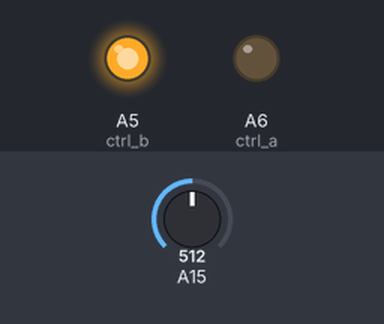
The sketch below on a simulated Arduino Mega 2560, built with avr-gcc and run on an emulated ATmega2560. Parts: output pins drawn as LEDs (lit = HIGH). The inputs (shaded band) are chosen by the test bench; at power-on: A15 = 512. What the sketch prints to the serial monitor is not drawn.

Above: at 0.1 s.
Timing chart, 0 to 1.6 s (numbered marks = the images above):
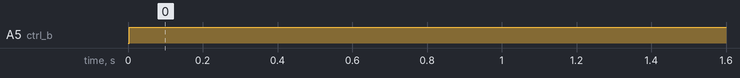

Measured:
- by itself, A5 (ctrl_b): LOW → HIGH at 0.00 s

The sketch:

lab1control.ino
```cpp
int ctrl_a=A6;
int ctrl_b=A5;
//int potval = A15;
float set=0;
float error=0;
float tot_err=0;
float integrate=0;
float preverror=0;
float potpos=0;
int fin_val;
float init_val;
float new_val;
int fin_val_n;            //motor no. 11

unsigned long start;
char startval;
float p = 20;
float i=0.3;
float d = 7;


void setup() {
  Serial.begin(9600);
  pinMode(ctrl_a,OUTPUT);
  pinMode(ctrl_b,OUTPUT);
  init_val = 0;
  init_val = float(analogRead(A15));
  init_val = (init_val*360.0)/1024;
  init_val = -0.916*init_val + 390.24;

  Serial.print("initial point ");
  Serial.println(init_val, DEC);

  fin_val = int(180+init_val);
  fin_val=(fin_val)%360;
  Serial.print("final point ");
  Serial.println(fin_val, DEC);
}

void loop() {

 new_val = float(analogRead(A15));
 new_val = (new_val*360.0)/1024;
 new_val = -0.916*new_val+390.25;
 Serial.print(millis());
 Serial.print('\t');
 Serial.print(new_val, DEC);


 error = float(fin_val-new_val);
 integrate = integrate+error;
 tot_err = p*error + i*integrate + d*(error-preverror);
 preverror=error;


 if(error<-6){
 analogWrite(ctrl_b,(min(abs(tot_err),255)));
 analogWrite(ctrl_a,0);
 }

if(error>6){
 analogWrite(ctrl_b,0);
 analogWrite(ctrl_a,(min(abs(tot_err),255)));
}

if(error<6 && error>-6){
 analogWrite(ctrl_a,0);
 analogWrite(ctrl_b,0); }


Serial.print('\n');
}
```
